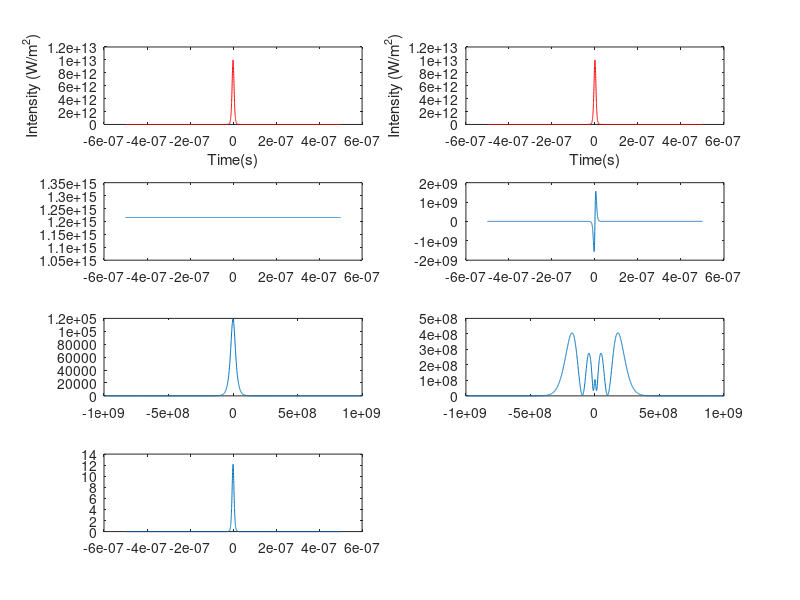

Here is the MATLAB script that generated this plot:
%Fourier Transform Parameters
N = 5001;
time = linspace(-20*25e-9,20*25e-9,N);
Ts = mean(diff(time));
Fs = 1/Ts;
N2 = 2^nextpow2(N);
Ts = 1/Fs;
F = Fs/N2;
Nyq = Fs/2;
freq = -Nyq:F:Nyq-F;
freq2 = linspace(-1,1,fix(numel(time)))*Nyq;




%Physical Parameters
c = 2.998e8;
lambda0 = 1550e-9;
w0 = 2*pi*c/lambda0;
n0 = 1.5;
n2 = 3e-20;
%epsilon0 = 8.854e-12;
gamma = w0*n2/c;
%gamma = 0.9e-10;
T0 = 6e-9; %ps
a0 =sqrt(1e13);
L = 10;

%Pulse Propagation
a_t = a0*sech(time/T0);
delta_phi = gamma.*a_t.*conj(a_t)*L;
num_peaks = max(delta_phi)/pi + 1;
aL_t = a_t.*exp(-1i.*delta_phi);
I0_t = a_t.*conj(a_t);
IL_t = aL_t.*conj(aL_t);

%Instantanious Frequencies
inst_freq_0 = w0*ones(1,length(a_t));
inst_freq_L = -gradient(delta_phi(:))./gradient(time(:));

%Fourier Transforms
a_w = fftshift(fft(a_t)/numel(a_t));
aL_w = fftshift(fft(aL_t)/numel(aL_t));
I0_w = abs(a_w)*2;
IL_w = aL_w.*conj(aL_w);

%Plots
subplot(4,2,1)
plot(time, I0_t,'-r');
xlabel('Time(s)');
ylabel('Intensity (W/m^2)')
subplot(4,2,2)
plot(time, IL_t,'-r');
xlabel('Time(s)');
ylabel('Intensity (W/m^2)')
subplot(4,2,3)
plot(time, inst_freq_0, '-');
subplot(4,2,4)
plot(time, inst_freq_L, '-');

subplot(4,2,5)
plot(freq2, I0_w, '-');
xlim([-1e9,1e9])
subplot(4,2,6)
plot(freq2, IL_w, '-');
xlim([-1e9,1e9])

subplot(4,2,7)
plot(time, delta_phi, '-');
